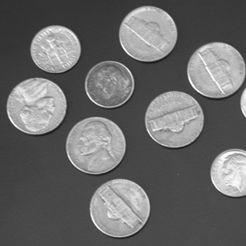
#> input picture Coins.jpg, 246 x 246 px; its folder holds only this picture in this run
$ python -i Hough.py   (imports and definitions only)
#> lines starting #> are read from the running program, lines starting #| are printed output that depends on the picture
#> further down, picture is the input picture: shape (246, 246, 3); min 16, max 255, mean 105.5
import cv2
import numpy as np
import math


# [79 lines left out: functions hough_peaks, hough_lines_draw, not called in this run]

def line_detection(source: np.ndarray):
    """

    :param source:
    :return:
    """
    img = cv2.cvtColor(source, cv2.COLOR_BGR2GRAY)
    img = cv2.GaussianBlur(img, (5, 5), 1.5)
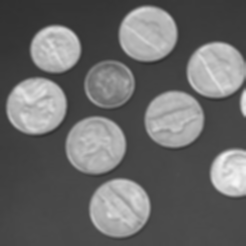
#> img: shape (246, 246); min 48, max 246, mean 105.5
    img = cv2.Canny(img, 100, 200)
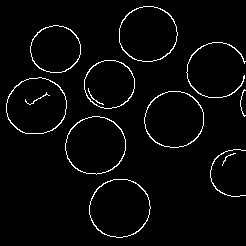
#> img: shape (246, 246); 3.1% white in thin lines or dots

    # Rho and Theta ranges
    thetas = np.deg2rad(np.arange(-90.0, 90.0))
    width, height = img.shape
#> width = 246; height = 246
    diag_len = math.ceil(np.sqrt(np.square(width) + np.square(height)))  # max_dist
#> diag_len = 348
    rhos = np.linspace(-diag_len, diag_len, diag_len * 2)
#> rhos = 696 values from -348 to 348

    # Cache some resuable values
    cos_t = np.cos(thetas)
    sin_t = np.sin(thetas)
    num_thetas = len(thetas)

    # Hough accumulator array of theta vs rho
    accumulator = np.zeros((2 * diag_len, num_thetas), dtype=np.uint64)
    y_idxs, x_idxs = np.nonzero(img)  # (row, col) indexes to edges
#> y_idxs = 1860 values from 6 to 237; x_idxs = 1860 values, max 245 at index 434, min 6 at index 970, mean 127.3

    # Vote in the hough accumulator
    for i in range(len(x_idxs)):
        x = x_idxs[i]
        y = y_idxs[i]

        for t_idx in range(num_thetas):
            # Calculate rho. diag_len is added for a positive index
            rho = int(round(x * cos_t[t_idx] + y * sin_t[t_idx]) + diag_len)
            accumulator[rho, t_idx] += 1
#> this loop made 1860 passes
#> (x, y) on passes 1 to 3: (143, 6), (144, 6), (145, 6)
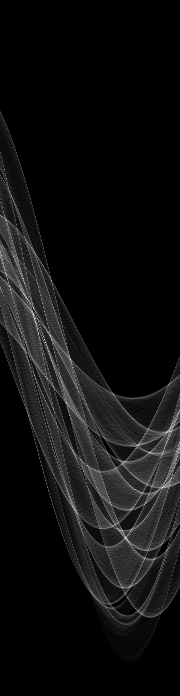
#> accumulator: shape (696, 180) uint64; min 0, max 42, mean 2.7; drawn with min black and max white

    return accumulator, rhos, thetas

# [99 lines left out: functions hough_lines, detectCircles, displayCircles, hough_circles, not called in this run]

>>> import cv2
>>> picture = cv2.imread('Coins.jpg')
>>> result = line_detection(picture)
